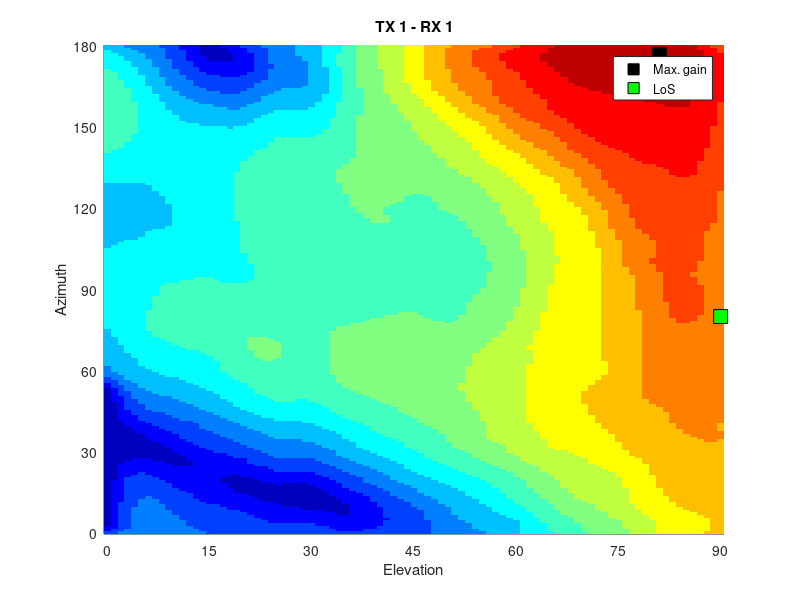
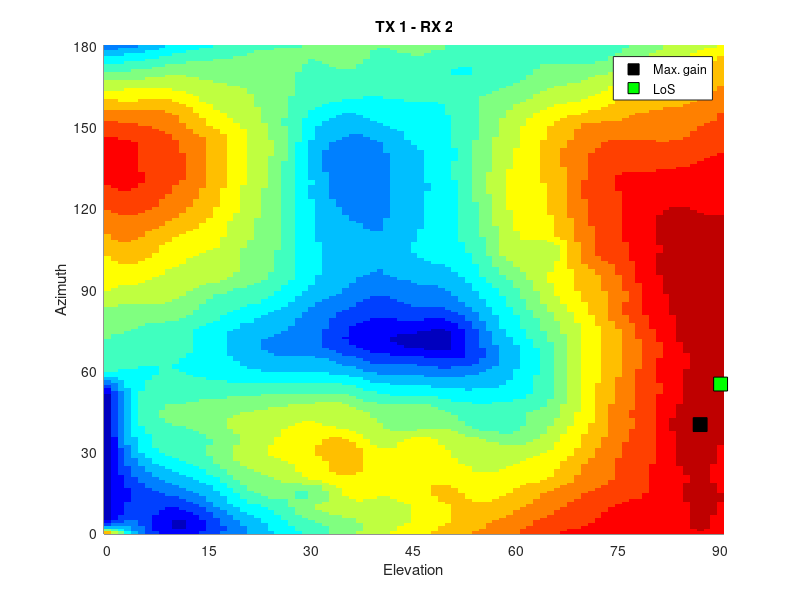
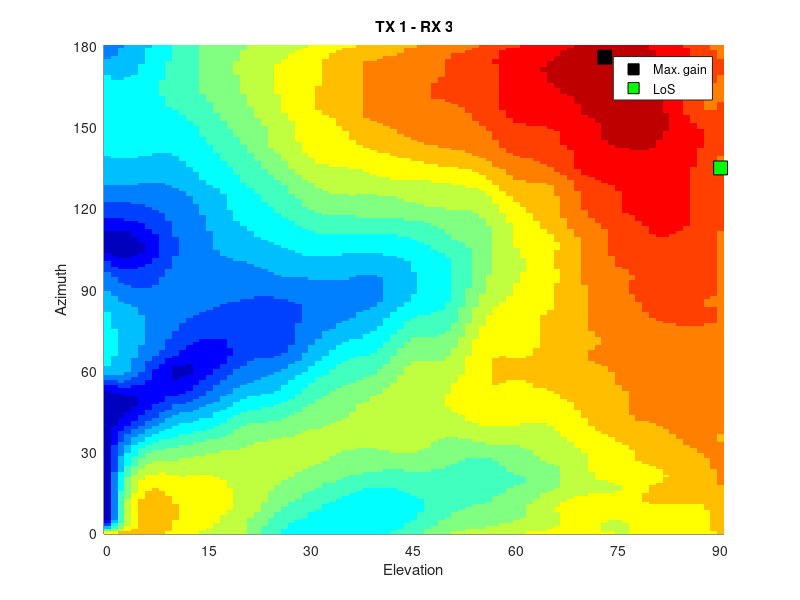
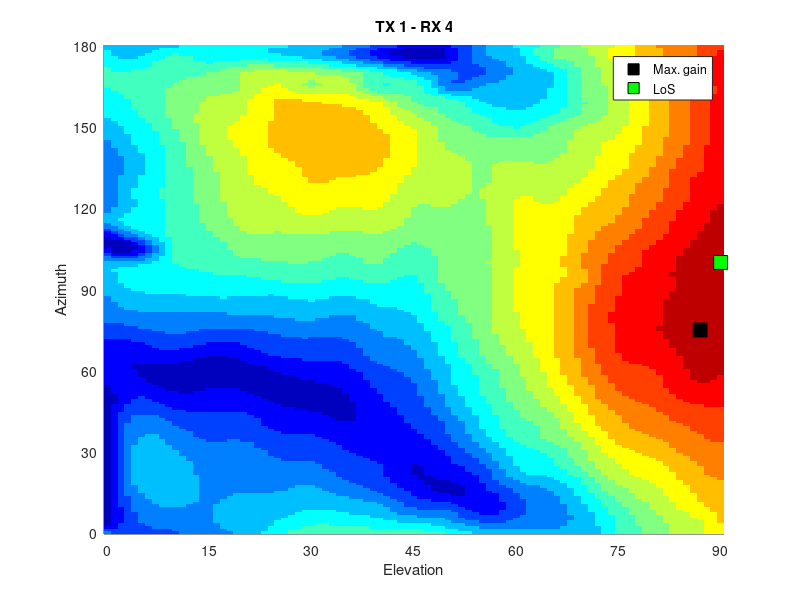

These charts were generated, in order, by the following MATLAB code:
function test_LoS(varargin)
% TEST_LoS - The script loads the channels from the experiments usin real
% radios and plots the gains in the angular map (azimuth and elevation). 
%
% This script generates Fig. 5 of the publication :
% [1] C. Bocanegra, K. Alemdar, S. Garcia, C. Singhal and K. R. Chowdhury,
%     “NetBeam: Network of Distributed Full-dimension
%     Beamforming SDRs for Multi-user Heterogeneous Traffic,” IEEE Dynamic
%     Spectrum (DySpan), Newark, NJ, 2019
%
% Syntax:  test_LoS(environment)
%
% Inputs:
%    environment [optional] - String that takes the values 'indoor' and
%    'outdoor'. It selects the environment in which the experiments were
%    carried out. It defaults to indoor.
%
% Outputs: []
%
%
%------------- BEGIN CODE --------------



if (nargin==1)
    environment = varargin{1};
elseif (nargin==0)
    clear all; clear classes;  %#ok
    close all; clc;
    environment = 'indoor';  % take indoor for example
else
    error('ERROR: The script only accepts 1 or none inputs\n');
end

fprintf('Selected environment: %s\n',environment);

addpath('BrewerMap/');  % Include additional colors: 'BrBG'|'PRGn'|'PiYG'|'PuOr'|'RdBu'|'RdGy'|'RdYlBu'|'RdYlGn'|'Spectral'
addpath('export_fig/');  % export figure in eps
addpath('data/');  % where results are stored (to be loaded)

%% PARAMETERS
antIDList  = (1:4);     % Antenna ID, could be 1,2,3,4
expIDList  = (1:5);     % Experiment ID, could be 1,2,3,4,5

%% PARSE Data if not done before
if ~exist('RESULTS','var')
    load('RESULTS','indoor','outdoor','paramList');
elseif ~exist('outdoor','var') || ~exist('indoor','var')
    CBG_parse_experiments;  % parse experimental DATA
end

if strcmp(environment, 'outdoor')
    elevList = outdoor.elevList;
    azimList = outdoor.azimList;
    gainTot = outdoor.gainTot;
    elevLoS = outdoor.elevLoS;
    azimLoS = outdoor.azimLoS;
elseif strcmp(environment, 'indoor')
    elevList = indoor.elevList;
    azimList = indoor.azimList;
    gainTot = indoor.gainTot;
    elevLoS = indoor.elevLoS;
    azimLoS = indoor.azimLoS;
else
    error('ERROR: Wrong environment. use outdoor or indoor')
end

[X,Y] = meshgrid(elevList,azimList);  % Orientation space (exhaustive)

for expID = expIDList
    for antID = antIDList
        Z = gainTot(:,:,antID,expID);  % Channel gain (exhaustive)

        % new interpolated input (assume this is the real exhaustive)
        elevList_int = (max(elevList):-1:min(elevList));
        azimList_int = (max(azimList):-1:min(azimList));
        [X0,Y0] = meshgrid(elevList_int,azimList_int);
        Z0 = interp2(X,Y,Z,X0,Y0,'spline');
        
        % find optimum angles - Exhaustive
        [exhv_gain, max_idx] = max(Z0(:));
        [idx_exhv_maxGain_X,idx_exhv_maxGain_Y] = ind2sub(size(Z0),max_idx);
        exhv_elevation = X0(idx_exhv_maxGain_X,idx_exhv_maxGain_Y);
        exhv_azimuth = Y0(idx_exhv_maxGain_X,idx_exhv_maxGain_Y);
        
        % find forecasted angles
        los_elevation = elevLoS(expID,antID);
        los_azimuth = azimLoS(expID,antID);
        
        ax = figure;  hold on;
        
%         axes1 = axes('Parent',ax);  hold(axes1,'on');
%         p1 = surface(X0,Y0,Z0,'lineStyle','none');
        imagesc(X0(1,:),Y0(:,1),Z0); axis xy; axis tight; % Generate Exhaustive image
        p2 = plot(exhv_elevation,exhv_azimuth,'sk','MarkerSize',10,'MarkerFaceColor','k','MarkerEdgeColor','k');  % Plot trials so far
        p3 = plot(los_elevation,los_azimuth,'sg','MarkerSize',10,'MarkerFaceColor','g','MarkerEdgeColor','k');  % Plot trials so far
        lg = legend([p2 p3],'Max. gain','LoS');
        xlabel('Elevation');
        ylabel('Azimuth');
        title(sprintf('TX %d - RX %d',expID,antID));
        h = get(gca,'Children');
        set(gca,'Children',[h(1) h(2) h(3)]);
        colormap(jet(15))
        colorbar('eastoutside');
        colorbar('hide');
        hold off
        axis tight;
        
%         h = get(gca,'Children');
%         set(gca,'Children',[h(3) h(2) h(1)])
        
%         % Create colorbar
%         colorbar(axes1);
%         axis(axes1,'tight');
%         % Set the remaining axes properties
%         set(axes1,'CLim',[0.01619 0.61566],'Colormap',...
%             [0.650980412960052 0.650980412960052 0.650980412960052;0.650980412960052 0.650980412960052 0.650980412960052;0.488235294818878 0.688235282897949 0.738235294818878;0.325490206480026 0.725490212440491 0.825490236282349;0.162745103240013 0.762745141983032 0.912745118141174;0 0.800000011920929 1;0.25 0.850000023841858 0.75;0.5 0.899999976158142 0.5;0.75 0.949999988079071 0.25;1 1 0;1 0.75 0;1 0.5 0;1 0.25 0;1 0 0;0.75 0 0]);
%         % Create colorbar
%         colorbar(axes1);

        % Try this size for including it in prel. results in the paper
        pos = get(gcf, 'Position');
        set(gcf,'position',[pos(1),pos(2),250,250]);
        yticks([0 30 60 90 120 150 180]);
        xticks([0 15 30 45 60 75 90]);
        
    end
end